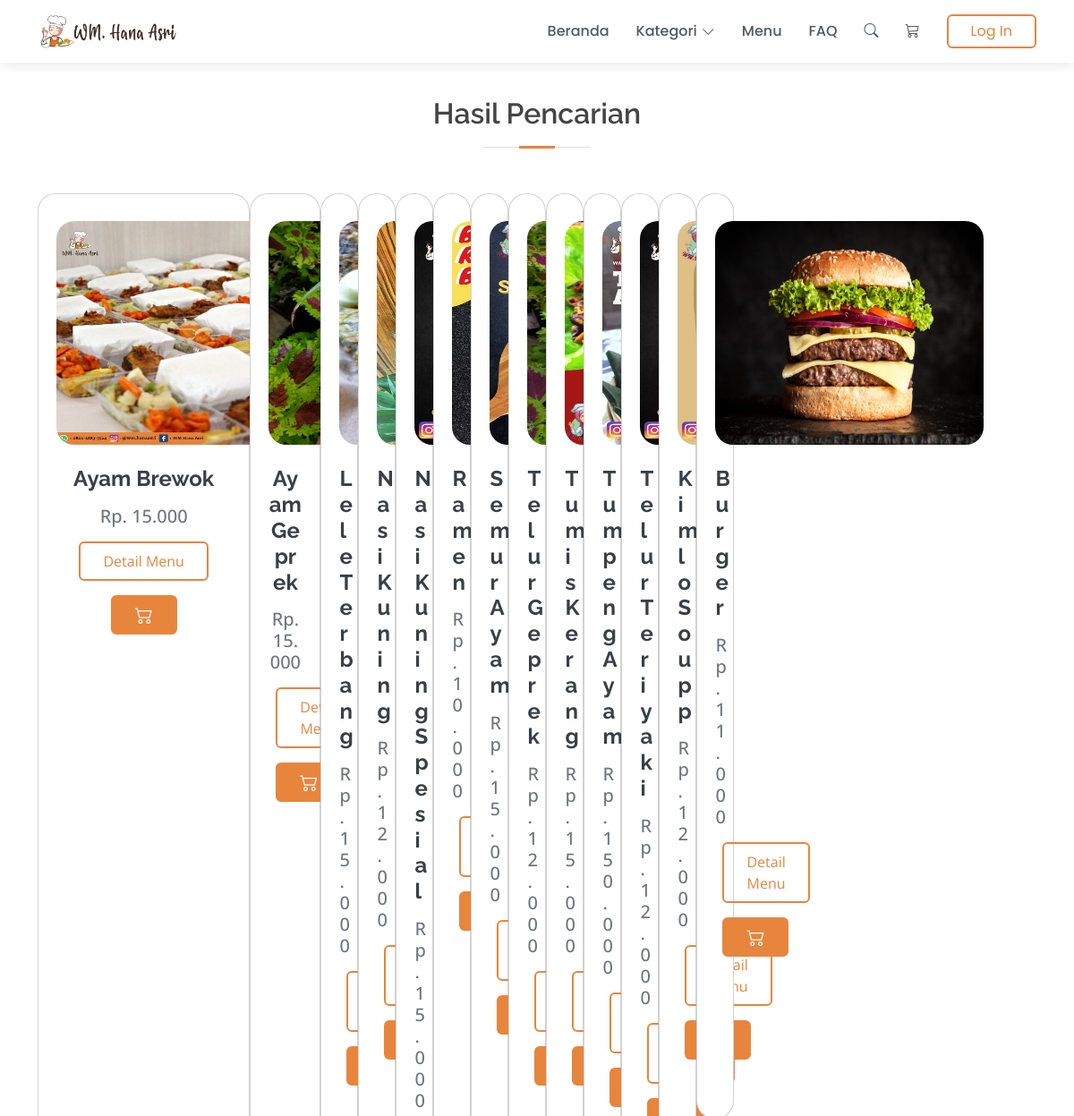
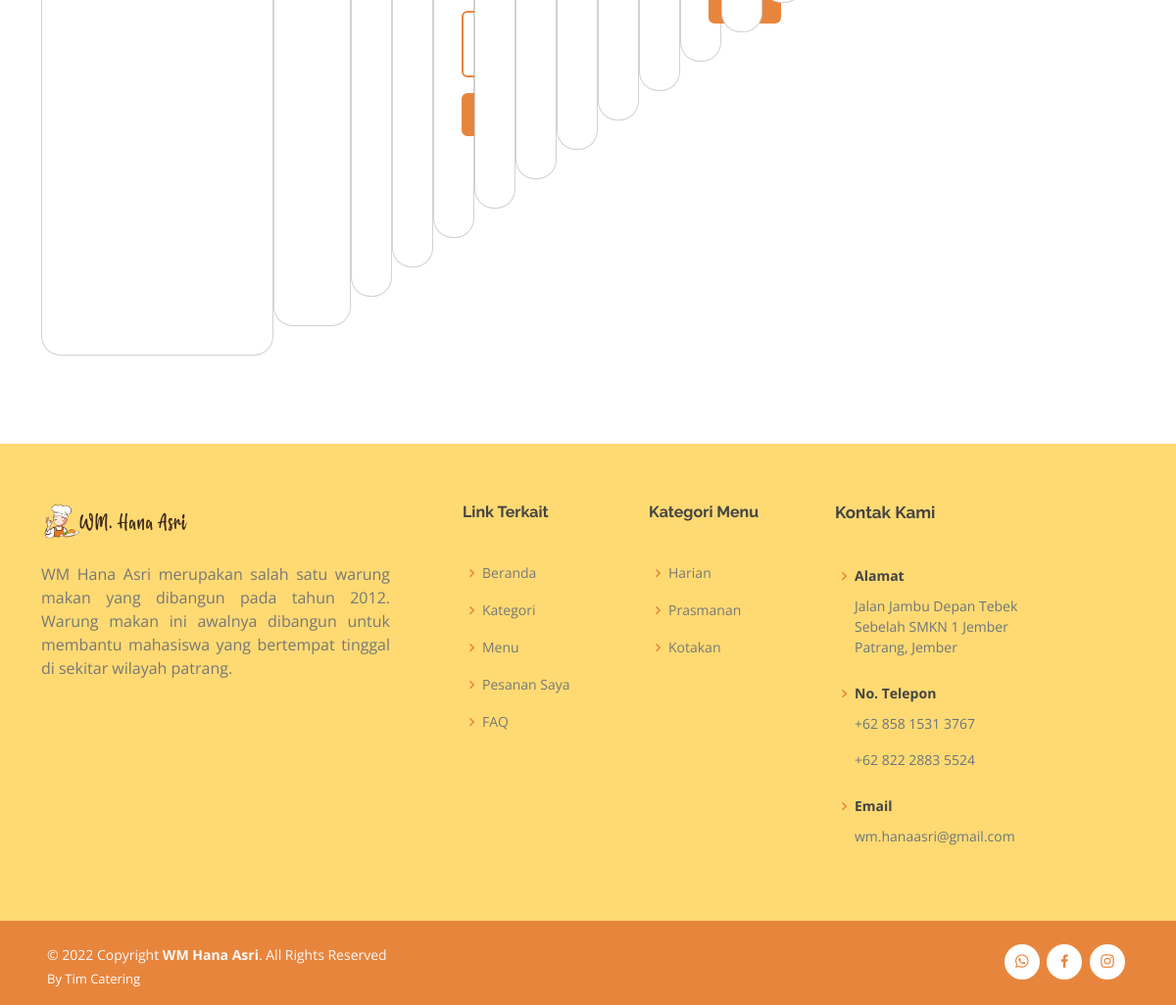
Screenshot of /search.php with the database file from the repository (2 pictures, top to bottom).
### tables this page shows
CREATE TABLE `menu` (
  `id_menu` int(11) NOT NULL,
  `nama_menu` varchar(100) NOT NULL,
  `harga` varchar(50) NOT NULL,
  `detail` text NOT NULL,
  `gambar` varchar(50) NOT NULL,
  `id_kategori` int(11) NOT NULL
);

### function/rupiah.php (called while the page is built)
<?php
function rupiah($angka){
	$hasil_rupiah = "Rp. " . number_format($angka,0,',','.');
	return $hasil_rupiah;
}
?>

### search.php (the view, shortened to what this page needs)
<?php
include ("header.php");
$s = $_POST['search'];
?>
<br>
<br>
        <section id="menu" class="what-we-do">
            <div class="container">
                <div class="section-title">
                    <h2>Hasil Pencarian</h2>
                </div>
                <div class="row">
                <?php
                $brgs=mysqli_query($koneksi,"SELECT * FROM menu where nama_menu like '%$s%' order by id_menu ASC");
                $x = mysqli_num_rows($brgs);
                    if($x>0){
                        while($p=mysqli_fetch_array($brgs)){
                            ?>
                                <div class="col-lg-4 col-md-6 d-flex align-items-stretch mt-0" style="margin-bottom: 30px;">
                                <div class="card icon-box" style="border-radius: 20px;">
                                    <div class="img">
                                        <img src="assets/img/menu/<?php echo $p['gambar']; ?>" alt="" width="300px" height="250px" style="border-radius: 20px;">
                                    </div>
                                    <br>
                                    <h4><a href="product_detail.php?id_menu=<?php echo $p['id_menu'] ?>"><?php echo $p['nama_menu']; ?></a></h4>
                                    <h5 class="text-secondary" style="font-family: 'Open Sans', sans-serif;"><?php echo rupiah($p['harga']); ?></h5>
                                    <div>
                                        <a href="product_detail.php?id_menu=<?php echo $p['id_menu'] ?>"><button class="btn m-2 pt-2 pb-2" style="color: #E8853D;">Detail Menu</button></a>
                                        <?php
                                        if(isset($_SESSION['id'])) {
                                          ?>
                                        <button class="btn m-2" style="background-color: #E8853D;">
                                            <a href="cart.php?id_menu=<?php echo $p['id_menu'] ?> & action=add" style="color: #fff; font-size: 20px"><span class="bi-cart2"></span></a>
                                        </button>
                                    </div>
                                </div>
                            </div>
                            <?php
                        }else{
                            ?>
                            <button class="btn m-2" style="background-color: #E8853D;">
                              <a onclick="return confirm('Silahkan Login Terlebih Dahulu!')" href="login.php" style="color: #fff; font-size: 20px"><span class="bi-cart2"></span></a>
                          </button>
                        </div>
                    </div>
                          <?php
                      }
                  }
              }
          ?>
      </div>
  </section>
<?php
include('footer.php')
?>

### assets/css/index.css (style rules this page uses)
body { font-family: "Open Sans", sans-serif; color: #444444; }
a { color: #E8853D; text-decoration: none; }
h1, h2, h3, h4, h5, h6 { font-family: "Raleway", sans-serif; }
.btn { display: inline-block; color: #E8853D; text-decoration: none; padding: 5px 25px; border: 2px solid #E8853D; overflow: hidden; position: relative; transition: color .5s .25s; }
.btn::before, .btn::after { content: ''; position: absolute; top: 0; width: 50%; height: 100%; background-color: #E8853D; z-index: -1; transform: scaleX(0); transition: transform .5s cubic-bezier(.785, .135, .15, .86); }
.btn::before { left: 0; transform-origin: left; }
.btn::after { right: 0; transform-origin: right; }
section { padding: 60px 0; }
.section-title { text-align: center; padding-bottom: 30px; }
.section-title h2 { font-size: 32px; font-weight: 600; margin-bottom: 20px; padding-bottom: 20px; position: relative; }
.section-title h2::before { content: ""; position: absolute; display: block; width: 120px; height: 1px; background: #ddd; bottom: 1px; left: calc(50% - 60px); }
.section-title h2::after { content: ""; position: absolute; display: block; width: 40px; height: 3px; background: #E8853D; bottom: 0; left: calc(50% - 20px); }
.what-we-do .icon-box { text-align: center; padding: 30px 20px; transition: all ease-in-out 0.3s; background: #fff; }
.what-we-do .icon-box h4 { font-weight: 700; margin-bottom: 15px; font-size: 24px; }
.what-we-do .icon-box h4 a { color: #384046; transition: ease-in-out 0.3s; }

### rows the page displays
menu: gambar (picture), nama_menu "Ayam Brewok", harga "Rp. 15.000"
menu: nama_menu "Ayam Geprek", harga "Rp. 15.000"
menu: nama_menu "Lele Terbang", harga "Rp. 15.000"
menu: nama_menu "Nasi Kuning", harga "Rp. 12.000"
menu: nama_menu "Nasi Kuning Spesial", harga "Rp. 15.000"
menu: nama_menu "Ramen", harga "Rp. 10.000"
menu: nama_menu "Semur Ayam", harga "Rp. 15.000"
menu: nama_menu "Telur Geprek", harga "Rp. 12.000"
menu: nama_menu "Tumis Kerang", harga "Rp. 15.000"
menu: nama_menu "Tumpeng Ayam", harga "Rp. 150.000"
menu: nama_menu "Telur Teriyaki", harga "Rp. 12.000"
menu: nama_menu "Kimlo Soupp", harga "Rp. 12.000"
menu: gambar (picture), nama_menu "Burger", harga "Rp. 11.000"
